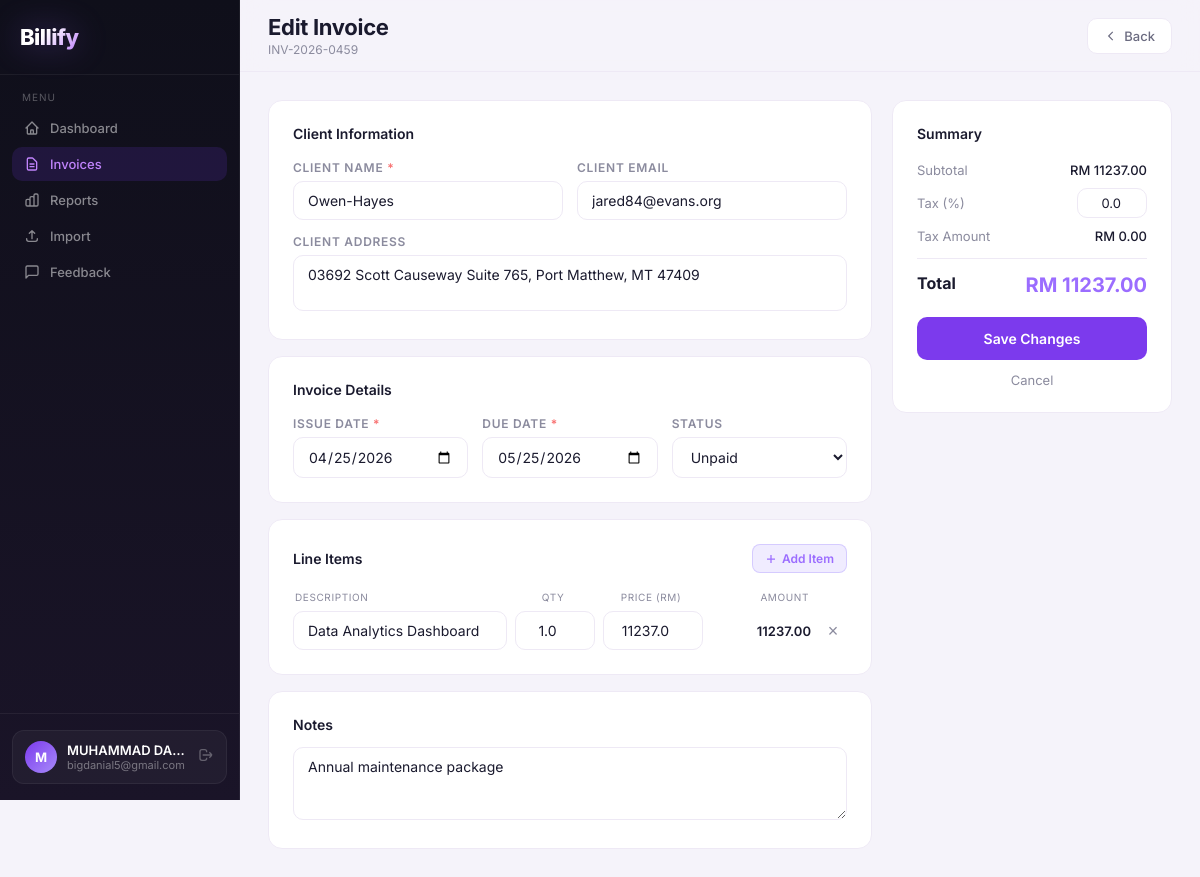
The app's page /invoices/459/edit (signed in), older data.
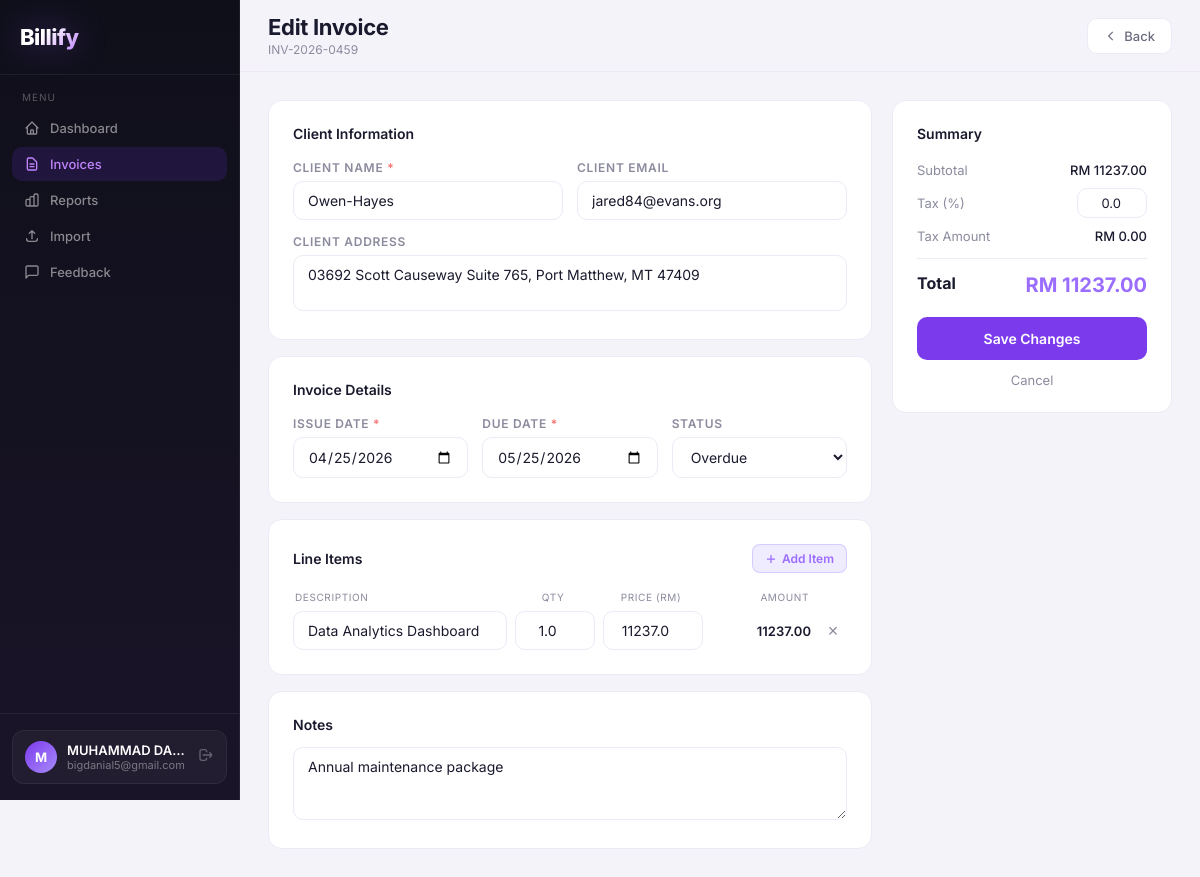
The same page, newer data.
### app.py (models this page shows)
class Invoice(db.Model):
    id = db.Column(db.Integer, primary_key=True)
    invoice_number = db.Column(db.String(20), unique=True, nullable=False)
    client_name = db.Column(db.String(100), nullable=False)
    client_email = db.Column(db.String(120))
    client_address = db.Column(db.Text)
    issue_date = db.Column(db.Date, nullable=False, default=date.today)
    due_date = db.Column(db.Date, nullable=False)
    status = db.Column(db.String(20), default='Draft')
    subtotal = db.Column(db.Float, default=0.0)
    tax_percent = db.Column(db.Float, default=0.0)
    tax_amount = db.Column(db.Float, default=0.0)
    total = db.Column(db.Float, default=0.0)
    notes = db.Column(db.Text)
    user_id = db.Column(db.Integer, db.ForeignKey('user.id'), nullable=False)
    created_at = db.Column(db.DateTime, default=datetime.utcnow)
    items = db.relationship('InvoiceItem', backref='invoice', lazy=True, cascade='all, delete-orphan')

### app.py (the view, shortened to what this page needs)
@app.route('/invoices/<int:id>/edit', methods=['GET', 'POST'])
@login_required
def edit_invoice(id):
    inv = Invoice.query.filter_by(id=id, user_id=current_user.id).first_or_404()
    return render_template('invoice_form.html', invoice=inv, today=date.today().isoformat())

### app.py (called while the page is built)
@app.after_request
def add_security_headers(response):
    response.headers['X-Content-Type-Options'] = 'nosniff'
    response.headers['X-Frame-Options'] = 'SAMEORIGIN'
    response.headers['X-XSS-Protection'] = '1; mode=block'
    response.headers['Referrer-Policy'] = 'strict-origin-when-cross-origin'
    return response

@login_manager.user_loader
def load_user(user_id):
    return User.query.get(int(user_id))

### templates/invoice_form.html (shortened to what the changed rows need)
{% extends 'base.html' %}
{% block page_title %}{% if invoice %}Edit Invoice{% else %}New Invoice{% endif %}{% endblock %}
{% block page_subtitle %}{% if invoice %}{{ invoice.invoice_number }}{% else %}Fill in the details below{% endif %}{% endblock %}
{% block content %}
<form method="POST" id="invoiceForm">
<div style="display:grid;grid-template-columns:1fr 280px;gap:20px;" class="fade-up fade-up-1">
  <div style="display:flex;flex-direction:column;gap:16px;">
    <div class="card" style="padding:24px;">
      <div style="display:grid;grid-template-columns:1fr 1fr;gap:14px;">
        <div>
          <label>Client Name <span style="color:#f87171;">*</span></label>
          <input type="text" name="client_name" required value="{{ invoice.client_name if invoice else '' }}" placeholder="Company or person name"/>
        </div>
        <div>
          <label>Client Email</label>
          <input type="email" name="client_email" value="{{ invoice.client_email if invoice else '' }}" placeholder="client@company.com"/>
        </div>
        <div style="grid-column:span 2;">
          <label>Client Address</label>
          <textarea name="client_address" rows="2" placeholder="Street, City, State, Postcode" style="resize:none;">{{ invoice.client_address if invoice else '' }}</textarea>
        </div>
      </div>
    </div>
    <div class="card" style="padding:24px;">
      <div style="display:grid;grid-template-columns:1fr 1fr 1fr;gap:14px;">
        <div>
          <label>Issue Date <span style="color:#f87171;">*</span></label>
          <input type="date" name="issue_date" required value="{{ invoice.issue_date.isoformat() if invoice else today }}"/>
        </div>
        <div>
          <label>Due Date <span style="color:#f87171;">*</span></label>
          <input type="date" name="due_date" required value="{{ invoice.due_date.isoformat() if invoice else '' }}"/>
        </div>
        <div>
          <label>Status</label>
          <select name="status">
            {% for s in ['Draft','Unpaid','Paid','Overdue'] %}
            <option value="{{ s }}" {% if invoice and invoice.status == s %}selected{% elif not invoice and s == 'Draft' %}selected{% endif %}>{{ s }}</option>
            {% endfor %}
          </select>
        </div>
      </div>
    </div>
    <div class="card" style="padding:24px;">
      <div style="font-size:14px;font-weight:600;color:var(--text);margin-bottom:14px;">Notes</div>
      <textarea name="notes" rows="3" placeholder="Payment terms, bank details, or any additional notes..." style="resize:vertical;">{{ invoice.notes if invoice else '' }}</textarea>
    </div>
  </div>
  <div>
    <div class="card" style="padding:24px;position:sticky;top:80px;">
      <div style="display:flex;justify-content:space-between;align-items:center;font-size:13px;margin-bottom:10px;">
        <span style="color:var(--muted);">Tax (%)</span>
        <input type="number" name="tax_percent" id="taxPercent" min="0" max="100" step="0.1" value="{{ invoice.tax_percent if invoice else 0 }}" style="width:70px;text-align:right;padding:6px 10px;font-size:13px;"/>
      </div>
    </div>
  </div>
</div>
</form>
{% endblock %}

Row changes from the older to the newer data that the page shows:
changed Invoice "Owen-Hayes": status "Unpaid" → "Overdue"
